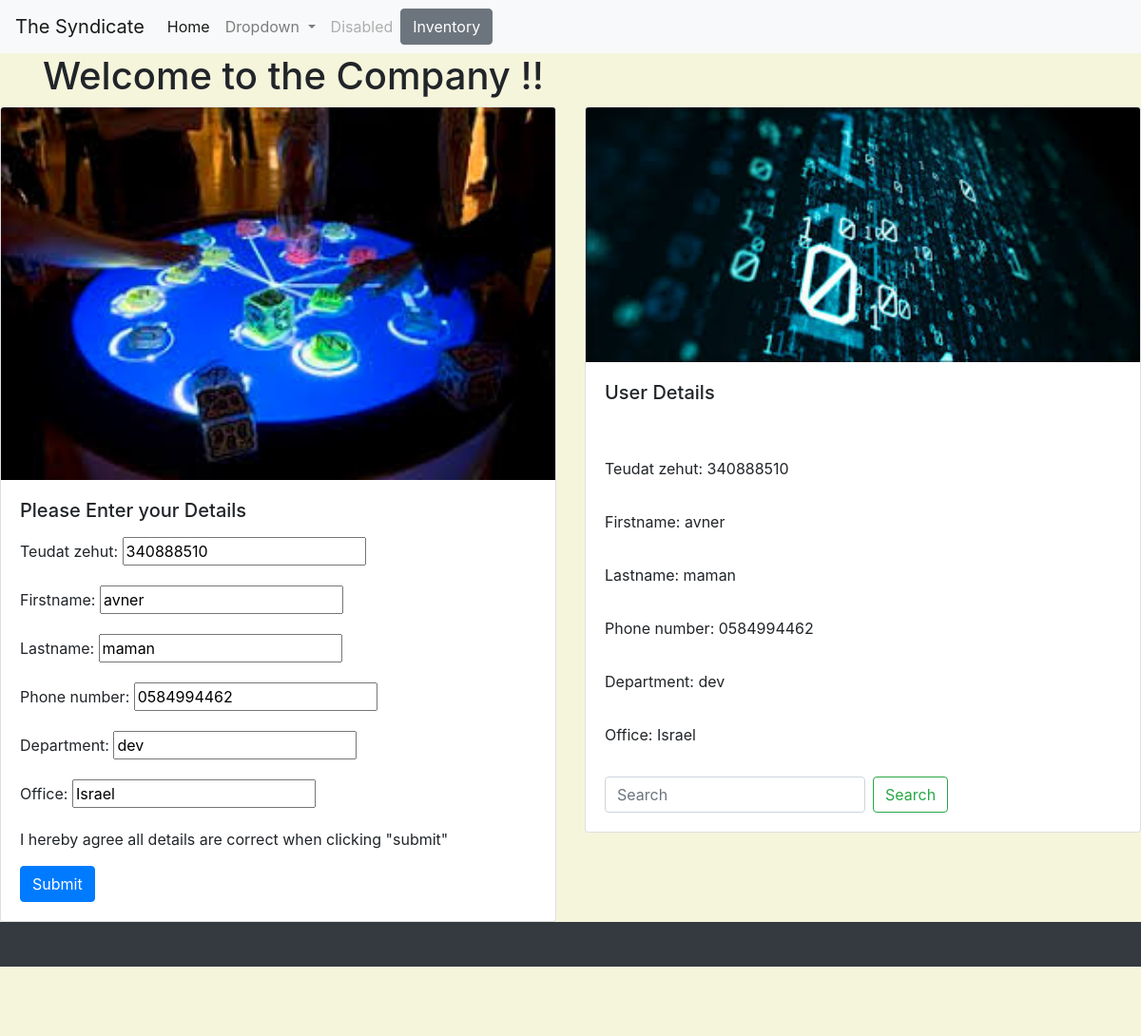
The app's page /employee/modify/27 (signed in) with its own data.
### hrapp/models.py (models this page shows, shortened)
class Employee(models.Model):
    teudat_zehut=models.CharField(max_length=20, default=None)
    firstname=models.CharField(max_length=20, default=None)
    lastname=models.CharField(max_length=20, default=None)
    username=models.CharField(max_length=20, default=None)
    email_address=models.CharField(max_length=20, default=None)
    phone_number=models.CharField(max_length=20, default=None)
    department=models.CharField(max_length=20, default=None)
    office=models.CharField(max_length=20, default=None)
    user = models.ForeignKey(MainUser, on_delete=models.CASCADE)
    fulfilled_date = models.DateTimeField(auto_now_add=True)

### hrapp/views.py (the view, shortened to what this page needs)
# urls.py: path('modify/<int:pk>', views.employee_page_modify, name='modify' ),
@login_required()
def employee_page_modify(request, pk):
    employee = Employee.objects.get(pk=pk)
    form = EmployeeForm(instance=employee)
    return render(request, 'newuser.html', { 'form' : form ,'edit' : True})

### hrapp/models.py
class EmployeeForm(ModelForm):
    class Meta:
        model=Employee
        fields=[
        'teudat_zehut',
        'firstname',
        'lastname',
        'phone_number',
        'department',
        'office',
]

### hrapp/templates/newuser.html (shortened to what this page needs)
{% extends 'base.html' %}
{% block content %}
{% include 'partials/navbar.html' %}
{% load static from staticfiles %}
<div class="container">
    <h1> Welcome to the Company !! </h1>
</div>
<div class="row">
  <div class="col-sm-6">
    <div class="card">
      <img class="card-img-top" src="{% static 'images/users.jpg' %}" alt="Card image cap">
      <div class="card-body">
        <h5 class="card-title">Please Enter your Details</h5>
        <form method="post">
          <p class="card-text">
          {{form.as_p}}</p>
          <p> I hereby agree all details are correct when clicking "submit"</p>
            <button class="btn btn-primary" type="submit">Submit</button>
        </form>
      </div>
    </div>
  </div>
  <div class="col-sm-6">
    <div class="card">
      <img class="card-img-top" src="{% static 'images/binary1.jpg' %}" alt="Card image cap">
      <div class="card-body">
        <h5 class="card-title">User Details</h5>
        <p class="card-text">
          {% if edit %}
          <form method="post">
            <p class="card-text">
              <p><label for="{{form.id.id_for_label}}">{{form.id.label_tag}}</label> {{form.id.value}}</p>
            {% for field in form %}
              <p><label for="{{field.id_for_label}}">{{field.label_tag}}</label> {{field.value}}</p>
            {% endfor %}
          </form>
          {% endif %}
          <form action="{% url 'search' %}" class="form-inline" method="post">
            <input class="form-control mr-sm-2" name='search' type="search" placeholder="Search" aria-label="Search">
            <button class="btn btn-outline-success my-2 my-sm-0" type="submit">Search</button>
          </form>
      </div>
    </div>
    </div>
    </div>
{% endblock %}

### main/assets/styles.css (style rules this page uses)
body { background: Beige; }
.container { display:flex; justify-content: space-between; margin:auto; text-align: center; }

### records on screen
Employee: teudat_zehut "340888510", firstname "avner", lastname "maman", phone_number "0584994462", department "dev", office "Israel", value "340888510" "avner" "maman" "0584994462" "dev" "Israel"

### other values on screen
{{ field.label_tag }} "Teudat zehut:" "Firstname:" "Lastname:" "Phone number:" "Department:" "Office:"
